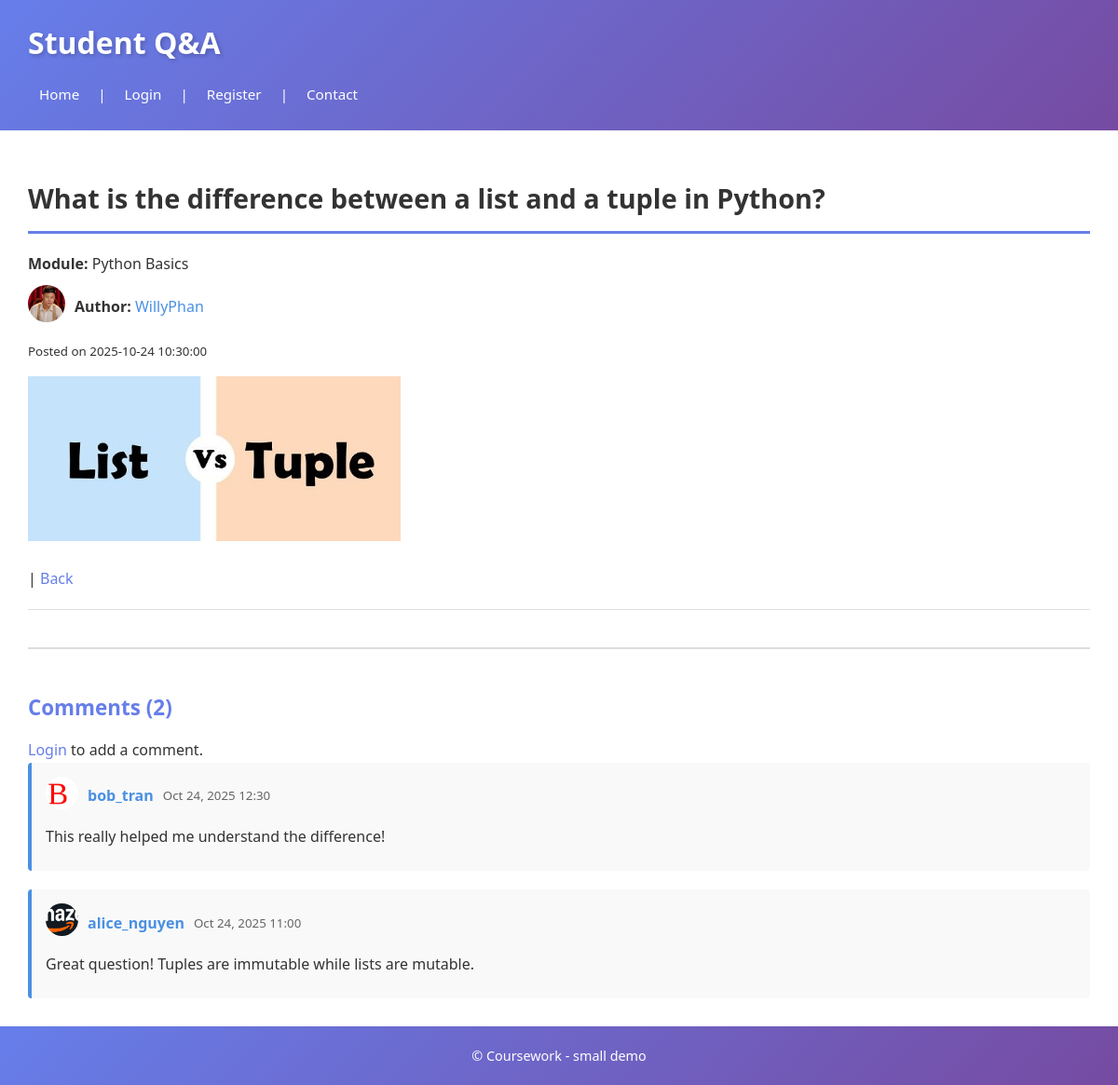
The page /question.php?id=1 on the database its author committed.
### tables this page shows
CREATE TABLE `question` (
  `id` int(11) NOT NULL,
  `text` text NOT NULL,
  `date` datetime NOT NULL,
  `userid` int(11) DEFAULT NULL,
  `moduleid` int(11) DEFAULT NULL,
  `img` varchar(255) DEFAULT NULL
);

CREATE TABLE `module` (
  `id` int(11) NOT NULL,
  `name` varchar(100) NOT NULL
);

CREATE TABLE `user` (
  `id` int(11) NOT NULL,
  `username` varchar(100) NOT NULL,
  `name` varchar(100) NOT NULL,
  `email` varchar(100) NOT NULL,
  `password` varchar(255) NOT NULL,
  `role` enum('user','admin') NOT NULL DEFAULT 'user',
  `avatar` varchar(255) DEFAULT NULL,
  `created_at` datetime NOT NULL DEFAULT current_timestamp()
);

CREATE TABLE `comment` (
  `id` int(11) NOT NULL,
  `text` text NOT NULL,
  `date` datetime NOT NULL DEFAULT current_timestamp(),
  `userid` int(11) NOT NULL,
  `questionid` int(11) NOT NULL
);

### question.php (called while the page is built, shortened)
<?php
require 'includes/DatabaseConnection.php';
require 'includes/DataBaseFunctions.php';
$question = getQuestion($pdo, $_GET['id']);
$comments = getCommentsByQuestion($pdo, $_GET['id']);
include 'templates/question_view.php';
include 'templates/layout.php';
?>

### includes/DataBaseFunctions.php (called while the page is built, shortened)
<?php
function isLoggedIn() {
    return isset($_SESSION['user']);
}
function query($pdo, $sql, $params = []) {
    $stmt = $pdo->prepare($sql);
    $stmt->execute($params);
    return $stmt;
}
function getQuestion($pdo, $id) {
    $sql = "SELECT q.*, m.name AS modulename, u.name AS name, u.username AS username, u.avatar
            FROM question q
            LEFT JOIN module m ON q.moduleid = m.id
            LEFT JOIN `user` u ON q.userid = u.id
            WHERE q.id = :id";
    return query($pdo, $sql, [':id' => $id])->fetch();
}
function getCommentsByQuestion($pdo, $questionid) {
    $sql = "SELECT c.id, c.text, c.date, c.userid, u.name AS name, u.username AS username, u.avatar
            FROM comment c
            LEFT JOIN `user` u ON c.userid = u.id
            WHERE c.questionid = :questionid
            ORDER BY c.date DESC";
    return query($pdo, $sql, [':questionid' => $questionid])->fetchAll();
}
?>

### templates/question_view.php (the view, shortened to what this page needs)
<article>
    <h2><?=htmlspecialchars($question['text'])?></h2>
    <p><strong>Module:</strong> <?=htmlspecialchars($question['modulename'] ?? 'Unassigned')?></p>
    <div style="display:flex; align-items:center; gap:10px; margin:10px 0;">
        <?php if (!empty($question['avatar'])): ?>
            <a href="profile.php?username=<?=htmlspecialchars($question['username'])?>">
                <img src="images/avatars/<?=htmlspecialchars($question['avatar'])?>"
                     style="width:40px; height:40px; border-radius:50%; object-fit:cover;"
                     alt="<?=htmlspecialchars($question['name'])?>">
            </a>
        <?php endif; ?>
        <p style="margin:0;">
            <strong>Author:</strong>
            <a href="profile.php?username=<?=htmlspecialchars($question['username'])?>" style="text-decoration:none; color:#4a90e2;">
                <?=htmlspecialchars($question['name'] ?? 'Unknown')?>
            </a>
        </p>
    </div>
    <p><small>Posted on <?=htmlspecialchars($question['date'])?></small></p>
    <?php if (!empty($question['img'])): ?>
        <div style="margin:15px 0;">
            <img src="images/questions/<?=htmlspecialchars($question['img'])?>" style="max-width:400px;" alt="">
        </div>
    <?php endif; ?>
    <p style="margin-top:20px;">
        | <a href="index.php">Back</a>
    </p>
</article>
<div style="margin-top:40px; padding-top:20px; border-top:2px solid #ddd;">
    <h3>Comments (<?=count($comments)?>)</h3>
    <?php if (!isLoggedIn()): ?>
        <p><a href="login.php">Login</a> to add a comment.</p>
    <?php else: ?>
        <div style="margin-bottom:30px; padding:15px; background:#f9f9f9; border-radius:4px;">
            <p><a href="addcomment.php?qid=<?=htmlspecialchars($question['id'])?>">Add a Comment</a></p>
        </div>
    <?php endif; ?>
    <?php if (empty($comments)): ?>
        <p>No comments yet.</p>
    <?php else: ?>
        <div style="display:flex; flex-direction:column; gap:20px;">
            <?php foreach ($comments as $c): ?>
                <div style="padding:15px; background:#f9f9f9; border-radius:4px; border-left:4px solid #4a90e2;">
                    <div style="display:flex; align-items:center; gap:10px; margin-bottom:10px;">
                        <?php if (!empty($c['avatar'])): ?>
                            <a href="profile.php?username=<?=htmlspecialchars($c['username'])?>">
                                <img src="images/avatars/<?=htmlspecialchars($c['avatar'])?>"
                                     style="width:35px; height:35px; border-radius:50%; object-fit:cover;"
                                     alt="<?=htmlspecialchars($c['username'])?>">
                            </a>
                        <?php endif; ?>
                        <strong>
                            <a href="profile.php?username=<?=htmlspecialchars($c['username'])?>" style="text-decoration:none; color:#4a90e2;">
                                <?=htmlspecialchars($c['username'] ?? 'Unknown')?>
                            </a>
                        </strong>
                        <small style="color:#666;"><?=htmlspecialchars(date('M d, Y H:i', strtotime($c['date'])))?></small>
                    </div>
                    <p style="margin:10px 0; line-height:1.5;"><?=htmlspecialchars($c['text'])?></p>
                </div>
            <?php endforeach; ?>
        </div>
    <?php endif; ?>
</div>

### styles.css (style rules this page uses)
* { margin: 0; padding: 0; box-sizing: border-box; }
body { font-family: 'Segoe UI', Tahoma, Geneva, Verdana, sans-serif; color: #333; line-height: 1.6; min-height: 100vh; background: linear-gradient(135deg, #667eea 0%, #764ba2 25%, #f093fb 50%, #4facfe 75%, #00f2fe 100%); background-size: 400% 400%; animation: gradientShift 15s ease infinite; position: relative; }
img { max-width: 100%; height: auto; }
a { color: #667eea; text-decoration: none; transition: color 0.3s ease; }
h2 { margin-top: 0; color: #333; border-bottom: 3px solid #667eea; padding-bottom: 12px; margin-bottom: 20px; font-size: 1.8em; }
h3 { color: #667eea; margin-top: 25px; margin-bottom: 15px; font-size: 1.4em; }
article { border-bottom: 1px solid #e0e0e0; padding: 20px 0; }

### rows shown on the page
question: text "What is the difference between a list and a tuple in Python?", moduleid.name "Python Basics", userid.avatar (picture), userid.name "WillyPhan", date "2025-10-24 10:30:00", img (picture)
comment: userid.avatar (picture), userid.username "bob_tran", date "Oct 24, 2025 12:30", text "This really helped me understand the difference!"
comment: userid.avatar (picture), userid.username "alice_nguyen", date "Oct 24, 2025 11:00", text "Great question! Tuples are immutable while lists are mutable."

### other values the page prints
count($comments) "2"
